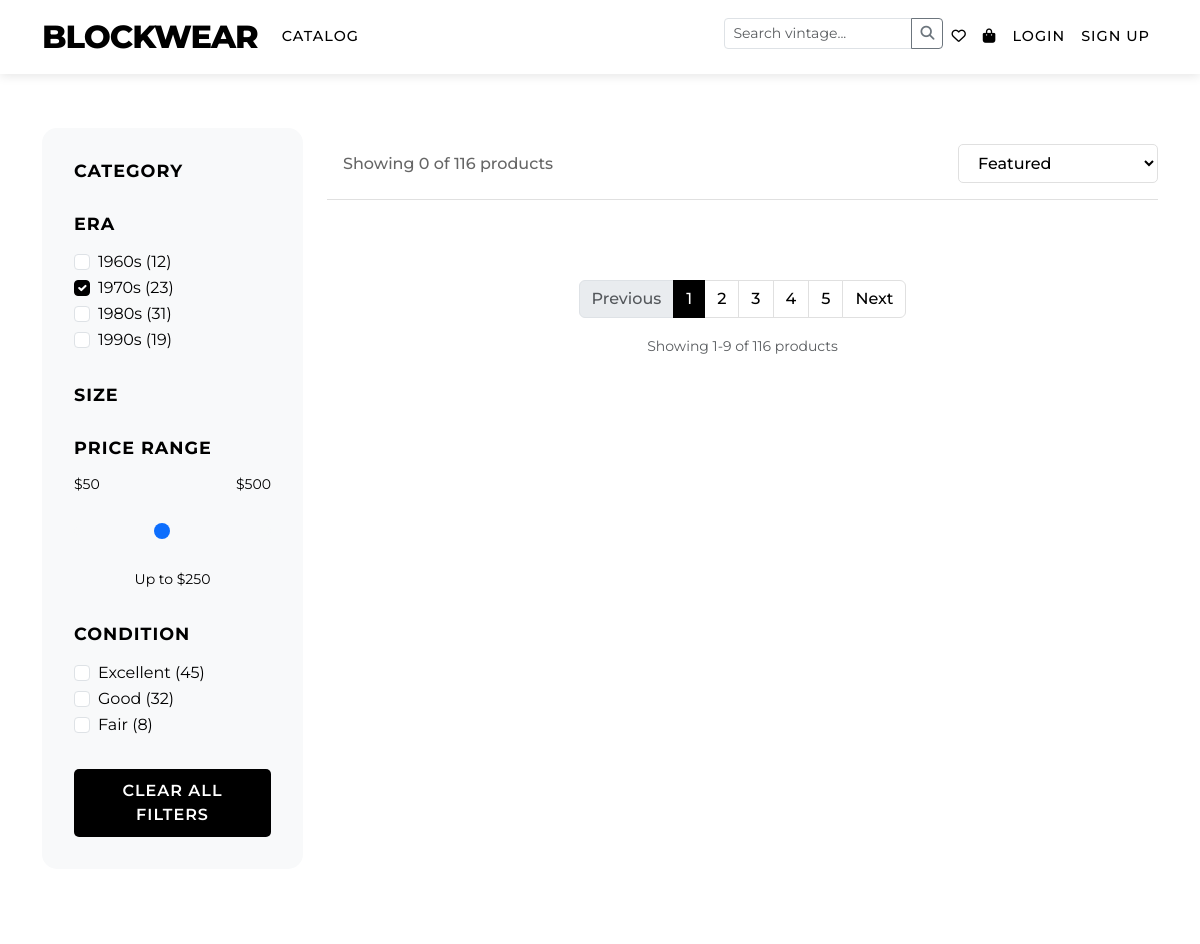
The page /catalog (upper part) on the database as committed earlier.
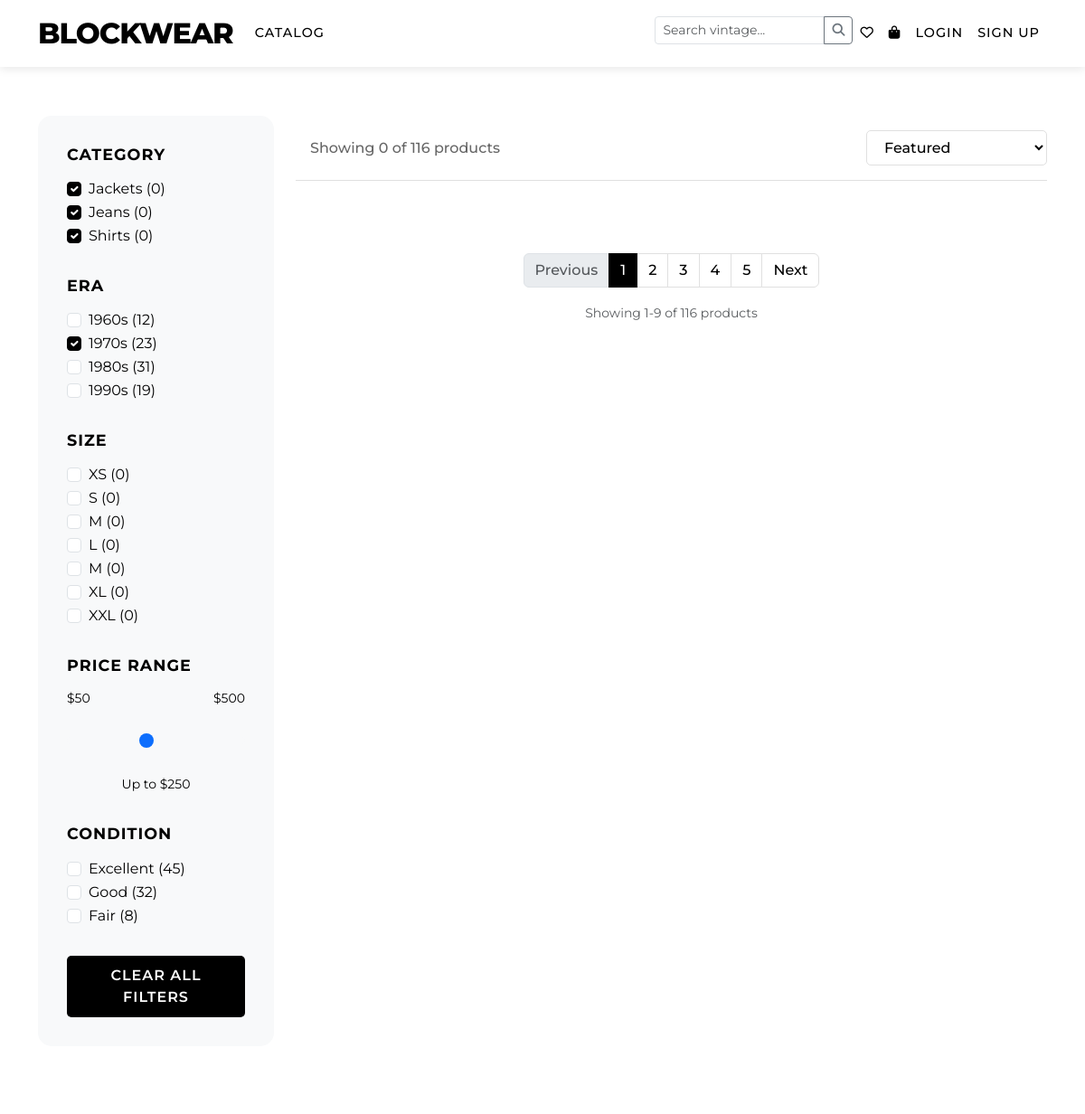
The same page on the database as committed later.
### apps/main/models.py (models this page shows, shortened)
class Category(models.Model):
    name = models.CharField(max_length=58)
    slug = models.SlugField(unique=True)

class Size(models.Model):
    name = models.CharField(max_length=20)

### apps/main/views.py (the view)
# urls.py: path('catalog',catalog, name='catalog'),
def catalog(request):
    categories = Category.objects.all()
    sizes = Size.objects.all()
    products = Product.objects.all()
    return render(request, 'main/catalog.html',{'categories':categories, 'sizes':sizes, 'products': products })

### apps/main/templates/main/catalog.html (shortened to what this page needs)
{% extends "main/base.html" %}
{%load static%}
{%block content%}
    <section class="products-section">
        <div class="container">
            <div class="row">
                <div class="col-lg-3">
                    <div class="filters-sidebar" id="filtersSidebar">
                        <div class="filter-group">
                            <h6 class="filter-title">Category</h6>
                            {%for category in categories%}
                            <div class="form-check">
                                <input class="form-check-input" type="checkbox" value="jackets" id="jackets" checked>
                                <label class="form-check-label" for="jackets">{{category.name}} ({{category.products.count}})</label>
                            </div>
                            {%endfor%}
                        </div>
                        <div class="filter-group">
                            <h6 class="filter-title">Era</h6>
                            <div class="form-check">
                                <input class="form-check-input" type="checkbox" value="1960s" id="1960s">
                                <label class="form-check-label" for="1960s">1960s (12)</label>
                            </div>
                            <div class="form-check">
                                <input class="form-check-input" type="checkbox" value="1970s" id="1970s" checked>
                                <label class="form-check-label" for="1970s">1970s (23)</label>
                            </div>
                            <div class="form-check">
                                <input class="form-check-input" type="checkbox" value="1980s" id="1980s">
                                <label class="form-check-label" for="1980s">1980s (31)</label>
                            </div>
                            <div class="form-check">
                                <input class="form-check-input" type="checkbox" value="1990s" id="1990s">
                                <label class="form-check-label" for="1990s">1990s (19)</label>
                            </div>
                        </div>
                        <div class="filter-group">
                            <h6 class="filter-title">Size</h6>
                            {%for size in sizes%}
                            <div class="form-check">
                                <input class="form-check-input" type="checkbox" value="xs" id="xs">
                                <label class="form-check-label" for="xs">{{size.name}} ({{size.product_size.count}})</label>
                            </div>
                            {%endfor%}
                        </div>
                        <div class="filter-group">
                            <h6 class="filter-title">Price Range</h6>
                            <div class="d-flex justify-content-between mb-2">
                                <span class="small">$50</span>
                                <span class="small">$500</span>
                            </div>
                            <input type="range" class="form-range price-range" min="50" max="500" value="250" id="priceRange">
                            <div class="text-center mt-2">
                                <span class="small">Up to $<span id="priceValue">250</span></span>
                            </div>
                        </div>
                        <div class="filter-group">
                            <h6 class="filter-title">Condition</h6>
                            <div class="form-check">
                                <input class="form-check-input" type="checkbox" value="excellent" id="excellent">
                                <label class="form-check-label" for="excellent">Excellent (45)</label>
                            </div>
                            <div class="form-check">
                                <input class="form-check-input" type="checkbox" value="good" id="good">
                                <label class="form-check-label" for="good">Good (32)</label>
                            </div>
                            <div class="form-check">
                                <input class="form-check-input" type="checkbox" value="fair" id="fair">
                                <label class="form-check-label" for="fair">Fair (8)</label>
                            </div>
                        </div>
                        <button class="btn-clear-filters" onclick="clearFilters()">Clear All Filters</button>
                    </div>
                </div>
                <div class="col-lg-9">
                    <div class="sort-controls d-flex justify-content-between align-items-center">
                        <div>
                            <span class="results-count ms-3">Showing 24 of 116 products</span>
                        </div>
                        <div>
                            <select class="sort-select" onchange="sortProducts(this.value)">
                                <option value="featured">Featured</option>
                            </select>
                        </div>
                    </div>
                    <div class="pagination-container">
                        <nav aria-label="Product pagination">
                            <ul class="pagination justify-content-center">
                                <li class="page-item disabled">
                                    <a class="page-link" href="#" tabindex="-1">Previous</a>
                                </li>
                                <li class="page-item active">
                                    <a class="page-link" href="#">1</a>
                                </li>
                                <li class="page-item">
                                    <a class="page-link" href="#">2</a>
                                </li>
                                <li class="page-item">
                                    <a class="page-link" href="#">3</a>
                                </li>
                                <li class="page-item">
                                    <a class="page-link" href="#">4</a>
                                </li>
                                <li class="page-item">
                                    <a class="page-link" href="#">5</a>
                                </li>
                                <li class="page-item">
                                    <a class="page-link" href="#">Next</a>
                                </li>
                            </ul>
                        </nav>
                        <p class="text-center mt-3 text-muted">
                            <small>Showing 1-9 of 116 products</small>
                        </p>
                    </div>
                </div>
            </div>
        </div>
    </section>
{%endblock%}

### apps/main/templates/main/base.html (shortened to what this page needs)
<!DOCTYPE html>
<html lang="en">
<head>
    <link href="https://cdnjs.cloudflare.com/ajax/libs/bootstrap/5.3.0/css/bootstrap.min.css" rel="stylesheet">
    <link href="https://cdnjs.cloudflare.com/ajax/libs/font-awesome/6.4.0/css/all.min.css" rel="stylesheet">
</head>
<body>
    <nav class="navbar navbar-expand-lg navbar-light fixed-top">
        <div class="container">
            <span class="navbar-brand"><a href="{%url 'main:main_page'%}">BlockWear</a></span>
            <div class="collapse navbar-collapse" id="navbarNav">
                <ul class="navbar-nav me-auto">
                    <li class="nav-item">
                        <span class="nav-link"><a href="{%url 'main:catalog'%}">Catalog</a></span>
                    </li>
                </ul>
                <ul class="navbar-nav">
                    <li class="nav-item d-none d-lg-block">
                        <form class="d-flex" method="GET">
                            <div class="input-group">
                                <input class="form-control form-control-sm" type="search" placeholder="Search vintage..." aria-label="Search" name="q">
                                <button class="btn btn-outline-secondary btn-sm" type="submit">
                                    <i class="fas fa-search"></i>
                                </button>
                            </div>
                        </form>
                    </li>
                    <li class="nav-item">
                        <span class="nav-link" title="Wishlist">
                            <i class="far fa-heart"></i>
                        </span>
                    </li>
                    <li class="nav-item">
                        <span class="nav-link cart-link" title="Shopping Cart">
                            <a href="{%url 'cart:cart_detail' %}"><i class="fas fa-shopping-bag"></i></a>
                        </span>
                    </li>
                    {% if user.is_authenticated %}
                        <li class="nav-item dropdown profile-dropdown">
                            <button class="profile-btn" type="button" data-bs-toggle="dropdown" aria-expanded="false">
                                <div class="profile-avatar">
                                    {{ user.first_name.0|default:user.username.0|upper }}
                                </div>
                                <span class="d-none d-lg-inline">{{ user.first_name|default:user.username }}</span>
                                <i class="fas fa-chevron-down d-none d-lg-inline"></i>
                            </button>
                            <ul class="dropdown-menu dropdown-menu-end">
                                <li><span class="dropdown-item">
                                    <i class="fas fa-user me-2"></i>My Profile
                                </span></li>
                                <li><span class="dropdown-item">
                                    <i class="fas fa-box me-2"></i>My Orders
                                </span></li>
                                <li><span class="dropdown-item">
                                    <i class="far fa-heart me-2"></i>Wishlist
                                </span></li>
                                <li><span class="dropdown-item">
                                    <i class="fas fa-cog me-2"></i>Settings
                                </span></li>
                                <li><hr class="dropdown-divider"></li>
                                {% if user.is_staff %}
                                    <li><span class="dropdown-item">
                                        <i class="fas fa-tools me-2"></i>Admin Panel
                                    </span></li>
                                    <li><hr class="dropdown-divider"></li>
                                {% endif %}
                                <li>
                                    <form method="post" style="margin: 0;">
                                        {% csrf_token %}
                                        <button type="submit" class="dropdown-item text-danger">
                                            <i class="fas fa-sign-out-alt me-2"></i>Logout
                                        </button>
                                    </form>
                                </li>
                            </ul>
                        </li>
                    {% else %}
                        <li class="nav-item">
                            <span class="nav-link auth-link">Login</span>
                        </li>
                        <li class="nav-item">
                            <span class="nav-link auth-link"><a href="{%url 'users:register'%}">Sign Up</a></span>
                        </li>
                    {% endif %}
                </ul>
            </div>
        </div>
    </nav>
    <main style="min-height: calc(100vh - 200px); padding-top: 80px;">
        {% block content %}
        {% endblock %}
    </main>
</body>
</html>

### apps/main/templates/main/base.html (style rules this page uses)
:root { --primary-black: #000000; --primary-white: #ffffff; --dark-gray: #1a1a1a; --light-gray: #f8f9fa; --medium-gray: #666666; --border-gray: #e0e0e0; }
* { font-family: 'Montserrat', sans-serif; }
body { color: var(--primary-black); background-color: var(--primary-white); overflow-x: hidden; }
a, a:visited, a:hover, a:active { color: inherit; text-decoration: none; }
.navbar-brand { font-weight: 800; font-size: 2rem; letter-spacing: -1px; color: var(--primary-black) !important; text-transform: uppercase; text-decoration: none; }
.navbar { background-color: var(--primary-white) !important; box-shadow: 0 2px 10px rgba(0,0,0,0.1); transition: all 0.3s ease; }
.nav-link { color: var(--primary-black) !important; font-weight: 500; text-transform: uppercase; letter-spacing: 1px; font-size: 0.9rem; transition: all 0.3s ease; text-decoration: none; position: relative; }
.cart-link { position: relative; display: inline-block; }
.auth-link { color: var(--primary-black) !important; font-weight: 500; text-transform: uppercase; letter-spacing: 1px; font-size: 0.9rem; transition: all 0.3s ease; text-decoration: none; }

### apps/main/templates/main/catalog.html (style rules this page uses)
.navbar-brand { font-weight: 800; font-size: 1.5rem letter-spacing: -1px; color: var(--primary-black) !important; text-transform: uppercase; }
.navbar { background-color: var(--primary-white) !important; box-shadow: 0 2px 10px rgba(0,0,0,0.1); }
.nav-link { color: var(--primary-black) !important; font-weight: 500; text-transform: uppercase; letter-spacing: 1px; font-size: 0.9rem; transition: all 0.3s ease; }
.filters-sidebar { background-color: var(--light-gray); border-radius: 15px; padding: 2rem; height: fit-content; position: sticky; top: 100px; }
.filter-title { font-size: 1.1rem; font-weight: 700; text-transform: uppercase; letter-spacing: 1px; margin-bottom: 1rem; color: var(--primary-black); }
.filter-group { margin-bottom: 2rem; }
.form-check-label { font-weight: 400; color: var(--primary-black); cursor: pointer; transition: all 0.3s ease; }
.form-check-input:checked { background-color: var(--primary-black); border-color: var(--primary-black); }
.price-range { width: 100%; margin: 1rem 0; }
.btn-clear-filters { background-color: var(--primary-black); color: var(--primary-white); border: none; padding: 10px 20px; font-weight: 600; text-transform: uppercase; letter-spacing: 1px; transition: all 0.3s ease; width: 100%; border-radius: 5px; }
.products-section { padding: 3rem 0; }
.sort-controls { margin-bottom: 2rem; padding: 1rem 0; border-bottom: 1px solid var(--border-gray); }
.sort-select { border: 1px solid var(--border-gray); border-radius: 5px; padding: 8px 15px; font-weight: 500; background-color: var(--primary-white); }
.results-count { font-weight: 500; color: var(--medium-gray); }
.pagination-container { margin-top: 3rem; text-align: center; }
.page-link { color: var(--primary-black); border-color: var(--border-gray); font-weight: 500; }
.page-item.active .page-link { background-color: var(--primary-black); border-color: var(--primary-black); }

Rows that differ between the two databases and show on the page:
added Category: name "Jackets", products.count "0"
added Category: name "Jeans", products.count "0"
added Category: name "Shirts", products.count "0"
added Size: name "XS", product_size.count "0"
added Size: name "S", product_size.count "0"
added Size: name "M", product_size.count "0"
added Size: name "L", product_size.count "0"
added Size: name "M", product_size.count "0"
added Size: name "XL", product_size.count "0"
added Size: name "XXL", product_size.count "0"
